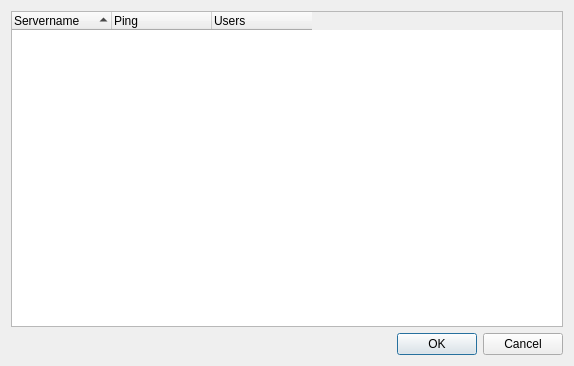
<?xml version="1.0" encoding="UTF-8"?>
<ui version="4.0">
 <class>ConnectDialog</class>
 <widget class="QDialog" name="ConnectDialog">
  <property name="geometry">
   <rect>
    <x>0</x>
    <y>0</y>
    <width>574</width>
    <height>366</height>
   </rect>
  </property>
  <property name="windowTitle">
   <string>Mumble Server Connect</string>
  </property>
  <layout class="QVBoxLayout" name="verticalLayout">
   <item>
    <widget class="ServerView" name="qtwServers">
     <property name="contextMenuPolicy">
      <enum>Qt::CustomContextMenu</enum>
     </property>
     <property name="dragEnabled">
      <bool>true</bool>
     </property>
     <property name="dragDropMode">
      <enum>QAbstractItemView::DragDrop</enum>
     </property>
     <property name="alternatingRowColors">
      <bool>true</bool>
     </property>
     <property name="autoExpandDelay">
      <number>250</number>
     </property>
     <property name="rootIsDecorated">
      <bool>true</bool>
     </property>
     <property name="uniformRowHeights">
      <bool>true</bool>
     </property>
     <property name="sortingEnabled">
      <bool>true</bool>
     </property>
     <attribute name="headerStretchLastSection">
      <bool>false</bool>
     </attribute>
     <column>
      <property name="text">
       <string>Servername</string>
      </property>
     </column>
     <column>
      <property name="text">
       <string>Ping</string>
      </property>
     </column>
     <column>
      <property name="text">
       <string>Users</string>
      </property>
     </column>
    </widget>
   </item>
   <item>
    <widget class="QDialogButtonBox" name="qdbbButtonBox">
     <property name="standardButtons">
      <set>QDialogButtonBox::Cancel|QDialogButtonBox::Ok</set>
     </property>
    </widget>
   </item>
  </layout>
  <action name="qaFavoriteRemove">
   <property name="text">
    <string>Remove from Favorites</string>
   </property>
  </action>
  <action name="qaFavoriteEdit">
   <property name="text">
    <string>&amp;Edit...</string>
   </property>
  </action>
  <action name="qaFavoriteAddNew">
   <property name="text">
    <string>&amp;Add New...</string>
   </property>
   <property name="toolTip">
    <string>Add custom server</string>
   </property>
  </action>
  <action name="qaFavoriteAdd">
   <property name="text">
    <string>Add to &amp;Favorites</string>
   </property>
  </action>
  <action name="qaUrl">
   <property name="text">
    <string>Open &amp;Webpage</string>
   </property>
  </action>
  <action name="qaShowReachable">
   <property name="checkable">
    <bool>true</bool>
   </property>
   <property name="checked">
    <bool>true</bool>
   </property>
   <property name="text">
    <string>Show &amp;Reachable</string>
   </property>
   <property name="toolTip">
    <string>Show all servers that respond to ping</string>
   </property>
  </action>
  <action name="qaShowPopulated">
   <property name="checkable">
    <bool>true</bool>
   </property>
   <property name="checked">
    <bool>true</bool>
   </property>
   <property name="text">
    <string>Show &amp;Populated</string>
   </property>
   <property name="toolTip">
    <string>Show all servers with users</string>
   </property>
  </action>
  <action name="qaShowAll">
   <property name="checkable">
    <bool>true</bool>
   </property>
   <property name="text">
    <string>Show &amp;All</string>
   </property>
   <property name="toolTip">
    <string>Show all servers</string>
   </property>
  </action>
  <action name="qaFavoriteCopy">
   <property name="text">
    <string>&amp;Copy</string>
   </property>
   <property name="toolTip">
    <string>Copy favorite link to clipboard</string>
   </property>
  </action>
  <action name="qaFavoritePaste">
   <property name="text">
    <string>&amp;Paste</string>
   </property>
   <property name="toolTip">
    <string>Paste favorite from clipboard</string>
   </property>
  </action>
  <action name="qaFavoriteAddCurrentServer">
   <property name="text">
    <string>Add to &amp;Favorites</string>
   </property>
   <property name="toolTip">
    <string>Add the current Server to the Favorites</string>
   </property>
  </action>
 </widget>
 <customwidgets>
  <customwidget>
   <class>ServerView</class>
   <extends>QTreeWidget</extends>
   <header>ConnectDialog.h</header>
  </customwidget>
 </customwidgets>
 <resources/>
 <connections>
  <connection>
   <sender>qdbbButtonBox</sender>
   <signal>accepted()</signal>
   <receiver>ConnectDialog</receiver>
   <slot>accept()</slot>
   <hints>
    <hint type="sourcelabel">
     <x>365</x>
     <y>270</y>
    </hint>
    <hint type="destinationlabel">
     <x>365</x>
     <y>513</y>
    </hint>
   </hints>
  </connection>
  <connection>
   <sender>qdbbButtonBox</sender>
   <signal>rejected()</signal>
   <receiver>ConnectDialog</receiver>
   <slot>reject()</slot>
   <hints>
    <hint type="sourcelabel">
     <x>459</x>
     <y>275</y>
    </hint>
    <hint type="destinationlabel">
     <x>456</x>
     <y>494</y>
    </hint>
   </hints>
  </connection>
 </connections>
</ui>
